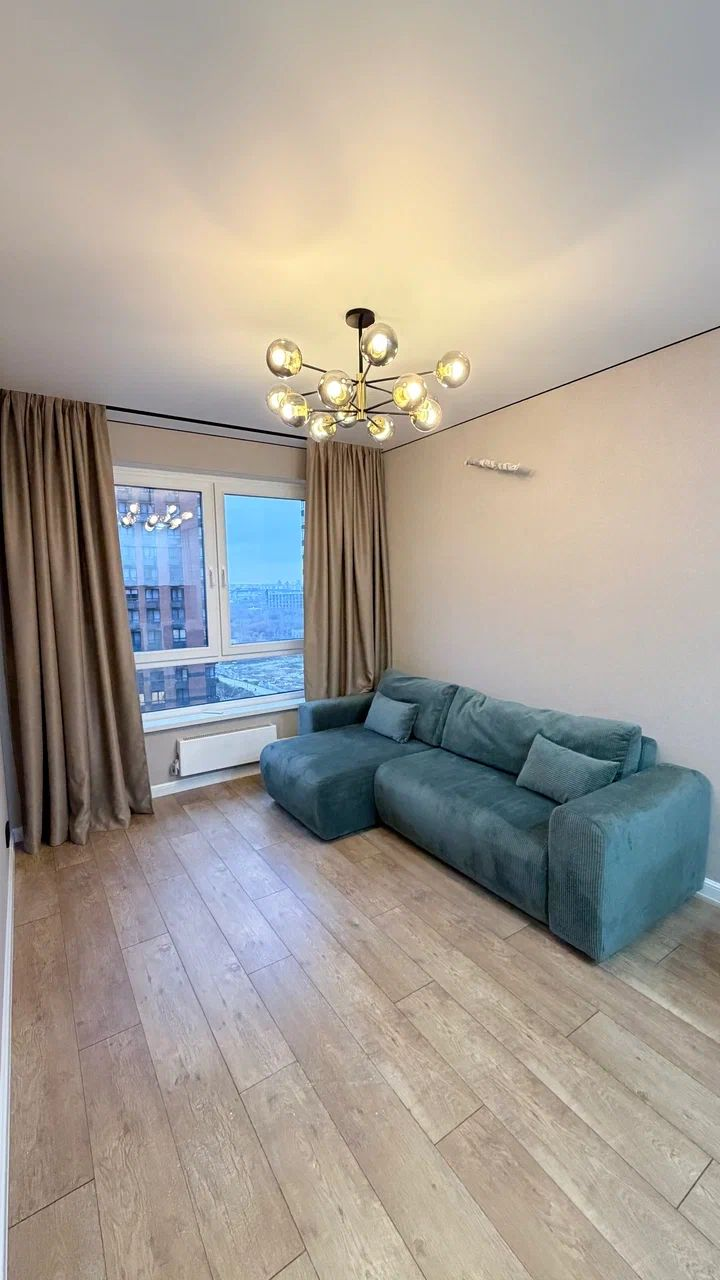
#> input picture assets/фото/кейс1-1.jpg, 720 x 1280 px, given in place of кейс1-1.jpg.webp, which was not available
$ python -i 'подготовка.py'   (imports and definitions only)
#> lines starting #> are read from the running program, lines starting #| are printed output that depends on the picture
# Подготовка файлов сайта из исходников: python3 подготовка.py
import json, glob, os, shutil, subprocess
from PIL import Image
Image.MAX_IMAGE_PIXELS = None

HERE = os.path.dirname(os.path.abspath(__file__))
ROOT = os.path.dirname(HERE)
SRC = os.path.join(ROOT, 'исходники из фигмы')
OUT = os.path.join(HERE, 'assets')
FFMPEG = os.path.expanduser('~/Claude code/Мои проекты/Болталка/инструменты/ffmpeg/ffmpeg')
HERO_VIDEO = os.path.join(ROOT, 'видео', 'Place the moving (1) (1).mp4')
NIKITA_VIDEO = os.path.join(ROOT, 'видео', 'никита.mp4')

# [4 lines not run here, left out]
# [1 line that did not run here, left out]

def src(h):
    return glob.glob(os.path.join(SRC, 'картинки', h + '*'))[0]

def find_paint(node_name, width=None):
    hit = []
    def walk(n):
        if n['name'] == node_name and (width is None or round(n.get('w', 0)) == width):
            for f in n.get('fills') or []:
                if f['type'] == 'IMAGE':
                    hit.append(f)
        for c in n.get('children', []):
            walk(c)
    walk(data['roots'][0])
    return hit[0]

def crop_by_paint(paint):
    im = Image.open(src(paint['imageHash'][:12]))
    t = paint.get('imageTransform')
    if paint.get('scaleMode') == 'CROP' and t:
        w, h = im.size
        sx, tx, sy, ty = t[0][0], t[0][2], t[1][1], t[1][2]
        im = im.crop((int(tx * w), int(ty * h), int((tx + sx) * w), int((ty + sy) * h)))
    return im

def save(im, name, maxw, q=82):
    im = im.copy()
    if im.width > maxw:
        im = im.resize((maxw, round(im.height * maxw / im.width)), Image.LANCZOS)
    path = os.path.join(OUT, name)
    if name.endswith('.webp'):
        im.save(path, quality=q, method=6)
    else:
        im.convert('RGB').save(path, quality=q, optimize=True, progressive=True)

# аватар для говорящей головы
# [5 lines not run here, left out]
# у иконок в макете тёмный фон чуть разного оттенка, поэтому на карточках виден шов —
# сайт использует png, где фон вырезан в прозрачный по яркости самого светлого канала
def cutout(name, lo=42, hi=110):
#> called with name = 'assets/фото/кейс1-1.jpg', lo = 42, hi = 110
    im = Image.open(os.path.join(OUT, name + '.webp')).convert('RGB')
#> im is the input picture: PIL image 720x1280 RGB; mean R, G, B 164.5, 157.7, 148.9
    out = Image.new('RGBA', im.size)
#> out: PIL image 720x1280 RGBA; every value is 0
    src_px, dst_px = im.load(), out.load()
    for y in range(im.height):
        for x in range(im.width):
            r, g, b = src_px[x, y]
            m = max(r, g, b)
            a = 0 if m <= lo else 255 if m >= hi else round((m - lo) / (hi - lo) * 255)
            dst_px[x, y] = (r, g, b, a)
    out.save(os.path.join(OUT, name + '.png'))
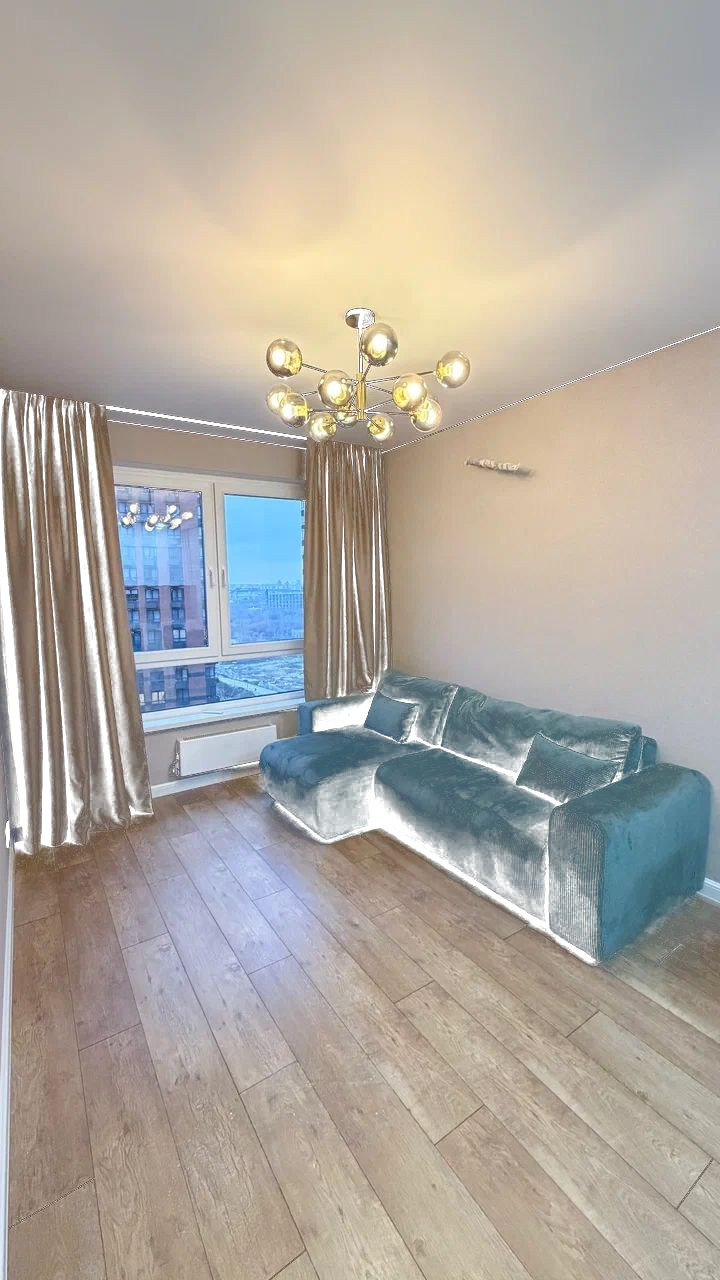
#> saved as кейс1-1.jpg.png: PIL image 720x1280 RGBA; mean R, G, B, A 164.5, 157.7, 148.9, 241.9; transparent parts drawn white
# [4 lines not run here, left out]
# [1 line that did not run here, left out]
# [1 line that did not run here, left out]
# [1 line that did not run here, left out]
# белое поле картинки умножаем на цвет блока (#edecec), чтобы рендер не выглядел белой заплаткой
from PIL import ImageChops
# [1 line that did not run here, left out]
# [2 lines not run here, left out]
# линии эскиза для рисовки рендера: из HTML в папке «горизонтальный скролл»
import re
# [1 line that did not run here, left out]
# [1 line not run here, left out]
# [1 line that did not run here, left out]
# [1 line that did not run here, left out]
# [7 lines that did not run here, left out]
# [9 lines not run here, left out]
# фото кейсов
cases = {
    '1': ['3b580a95b02f', 'cdaf99bc2984', '3db060152435', '8b4519816122', 'b30cea999f90', '36ff9ba19132'],
    '2': ['93ce6a2909ec', '95bd2c8cbe01', '38e737477981', '05483dfd6a7e', 'e47a419cb1a7', 'fba8c2f7bd9e'],
    '4': ['8d0614aed9b8', '85d428276f72', '9c436d2ae938', 'e2d109e6fd92', '2f0024c2228b', '62318ff11455'],
}
# [3 lines not run here, left out]

# шрифты
fonts = {
    'Gilroy-SemiBold.otf': '~/Library/Fonts/Radomir Tinkov - Gilroy-SemiBold.otf',
    'FeatureMono-Regular.ttf': '~/Library/Fonts/FeatureMono-Regular.ttf',
    'FeatureMono-Medium.ttf': '~/Library/Fonts/FeatureMono-Medium.ttf',
    'InterTight.ttf': '~/Library/Fonts/InterTight-VariableFont_wght.ttf',
}
# [6 lines not run here, left out]

# библиотеки анимаций (те же версии, что в «Прогрессе»)
vendor = os.path.expanduser('~/Claude code/Рабочие проекты/Прогресс/work/current/vendor')
# [2 lines not run here, left out]

# кадры первого экрана теперь собирает кадры-из-topaz.sh из улучшенного видео;
# этот шаг оставлен выключенным, иначе он перезапишет их старым исходником
frames_dir = os.path.join(OUT, 'кадры')
count = len(glob.glob(os.path.join(frames_dir, '*.webp')))

# заглушка видео Никиты, пока нет настоящего
# [11 lines not run here, left out]

>>> result = cutout('assets/фото/кейс1-1.jpg')

$ run again, on assets/фото/кейс1-2.jpg
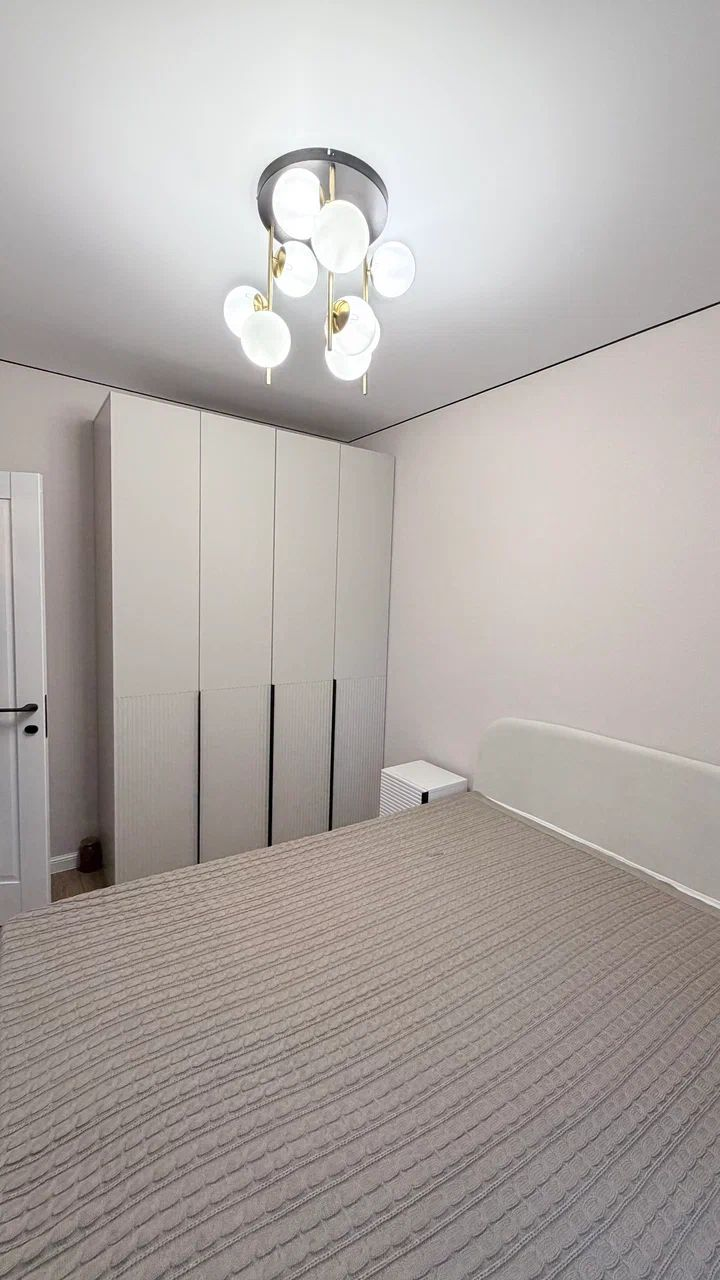
#> input picture assets/фото/кейс1-2.jpg, 720 x 1280 px, given in place of кейс1-2.jpg.webp, which was not available
#> in cutout, im is the input picture: PIL image 720x1280 RGB; mean R, G, B 175.7, 169.3, 165.9
#> out: PIL image 720x1280 RGBA; every value is 0
#> in cutout, `out.save(os.path.join(OUT, name + '.png'))`:
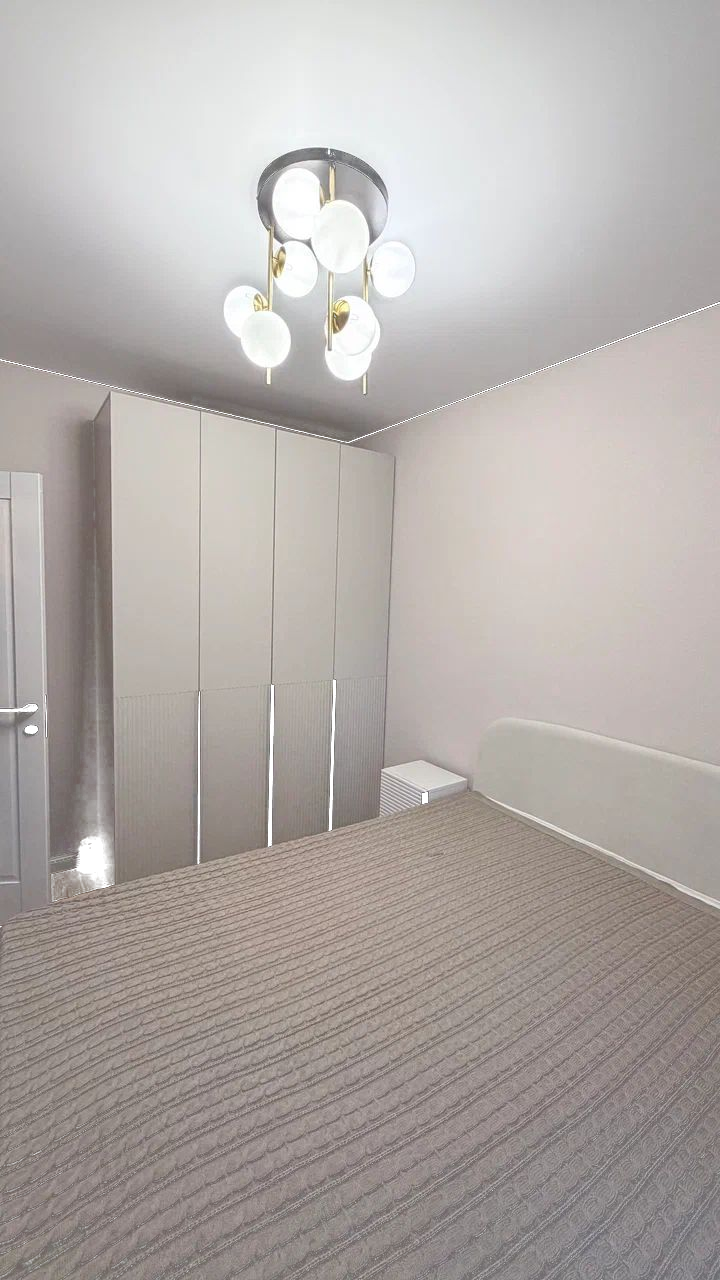
#> saved as кейс1-2.jpg.png: PIL image 720x1280 RGBA; mean R, G, B, A 175.7, 169.3, 165.9, 252.4; transparent parts drawn white

$ run again, on assets/фото/кейс1-3.jpg
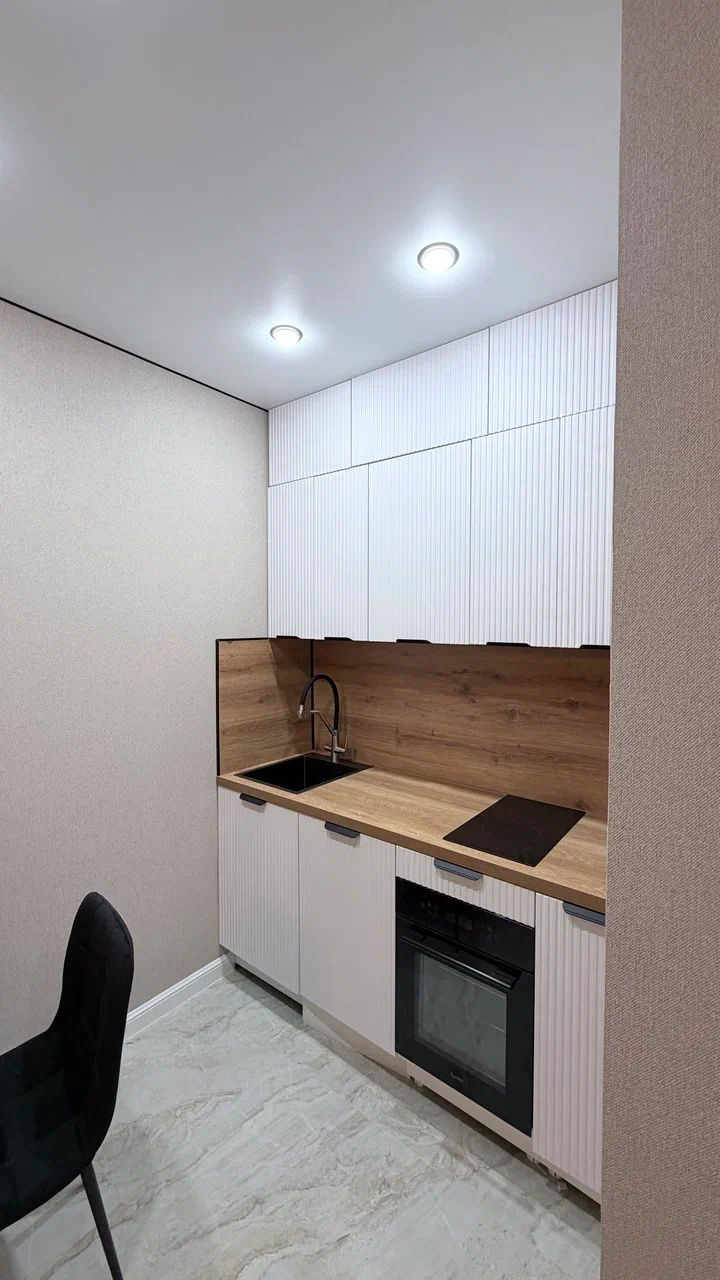
#> input picture assets/фото/кейс1-3.jpg, 720 x 1280 px, given in place of кейс1-3.jpg.webp, which was not available
#> in cutout, im is the input picture: PIL image 720x1280 RGB; mean R, G, B 155.4, 151.1, 150.3
#> out: PIL image 720x1280 RGBA; every value is 0
#> in cutout, `out.save(os.path.join(OUT, name + '.png'))`:
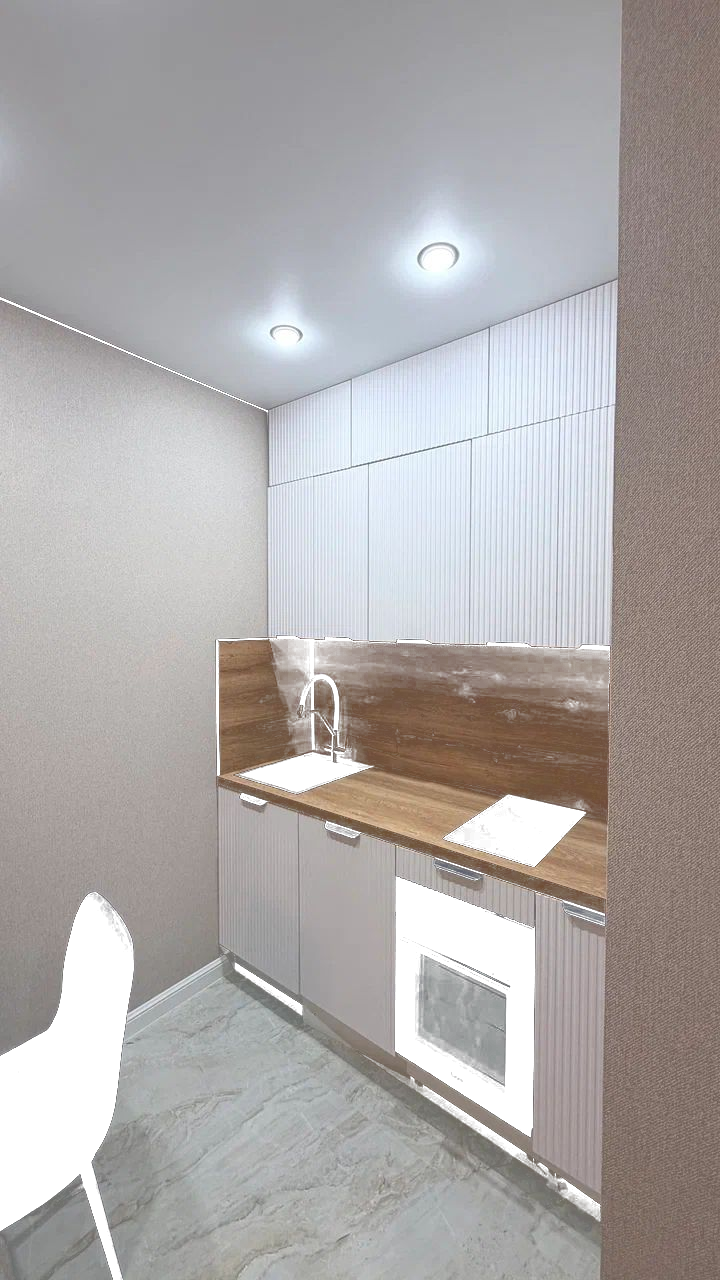
#> saved as кейс1-3.jpg.png: PIL image 720x1280 RGBA; mean R, G, B, A 155.4, 151.1, 150.3, 233.8; transparent parts drawn white
